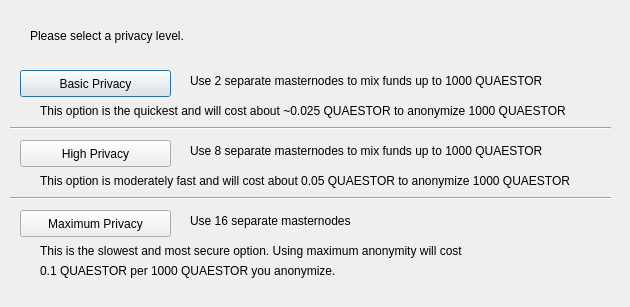
<?xml version="1.0" encoding="UTF-8"?>
<ui version="4.0">
 <class>DarksendConfig</class>
 <widget class="QDialog" name="DarksendConfig">
  <property name="geometry">
   <rect>
    <x>0</x>
    <y>0</y>
    <width>630</width>
    <height>307</height>
   </rect>
  </property>
  <property name="windowTitle">
   <string>Configure Darksend</string>
  </property>
  <widget class="QPushButton" name="buttonBasic">
   <property name="geometry">
    <rect>
     <x>20</x>
     <y>70</y>
     <width>151</width>
     <height>27</height>
    </rect>
   </property>
   <property name="text">
    <string>Basic Privacy</string>
   </property>
  </widget>
  <widget class="QPushButton" name="buttonHigh">
   <property name="geometry">
    <rect>
     <x>20</x>
     <y>140</y>
     <width>151</width>
     <height>27</height>
    </rect>
   </property>
   <property name="text">
    <string>High Privacy</string>
   </property>
  </widget>
  <widget class="QPushButton" name="buttonMax">
   <property name="geometry">
    <rect>
     <x>20</x>
     <y>210</y>
     <width>151</width>
     <height>27</height>
    </rect>
   </property>
   <property name="text">
    <string>Maximum Privacy</string>
   </property>
  </widget>
  <widget class="QLabel" name="label">
   <property name="geometry">
    <rect>
     <x>30</x>
     <y>20</y>
     <width>571</width>
     <height>31</height>
    </rect>
   </property>
   <property name="text">
    <string>Please select a privacy level.</string>
   </property>
  </widget>
  <widget class="QLabel" name="label_2">
   <property name="geometry">
    <rect>
     <x>190</x>
     <y>70</y>
     <width>421</width>
     <height>21</height>
    </rect>
   </property>
   <property name="text">
    <string>Use 2 separate masternodes to mix funds up to 1000 QUAESTOR</string>
   </property>
  </widget>
  <widget class="QLabel" name="label_3">
   <property name="geometry">
    <rect>
     <x>190</x>
     <y>140</y>
     <width>411</width>
     <height>21</height>
    </rect>
   </property>
   <property name="text">
    <string>Use 8 separate masternodes to mix funds up to 1000 QUAESTOR</string>
   </property>
  </widget>
  <widget class="QLabel" name="label_4">
   <property name="geometry">
    <rect>
     <x>190</x>
     <y>210</y>
     <width>421</width>
     <height>21</height>
    </rect>
   </property>
   <property name="text">
    <string>Use 16 separate masternodes</string>
   </property>
  </widget>
  <widget class="QLabel" name="label_6">
   <property name="geometry">
    <rect>
     <x>40</x>
     <y>100</y>
     <width>561</width>
     <height>21</height>
    </rect>
   </property>
   <property name="text">
    <string>This option is the quickest and will cost about ~0.025 QUAESTOR to anonymize 1000 QUAESTOR</string>
   </property>
  </widget>
  <widget class="QLabel" name="label_7">
   <property name="geometry">
    <rect>
     <x>40</x>
     <y>170</y>
     <width>561</width>
     <height>21</height>
    </rect>
   </property>
   <property name="text">
    <string>This option is moderately fast and will cost about 0.05 QUAESTOR to anonymize 1000 QUAESTOR</string>
   </property>
  </widget>
  <widget class="QLabel" name="label_8">
   <property name="geometry">
    <rect>
     <x>40</x>
     <y>240</y>
     <width>561</width>
     <height>21</height>
    </rect>
   </property>
   <property name="text">
    <string>This is the slowest and most secure option. Using maximum anonymity will cost</string>
   </property>
  </widget>
  <widget class="QLabel" name="label_9">
   <property name="geometry">
    <rect>
     <x>40</x>
     <y>260</y>
     <width>561</width>
     <height>21</height>
    </rect>
   </property>
   <property name="text">
    <string>0.1 QUAESTOR per 1000 QUAESTOR you anonymize.</string>
   </property>
  </widget>
  <widget class="Line" name="line">
   <property name="geometry">
    <rect>
     <x>10</x>
     <y>120</y>
     <width>601</width>
     <height>16</height>
    </rect>
   </property>
   <property name="orientation">
    <enum>Qt::Horizontal</enum>
   </property>
  </widget>
  <widget class="Line" name="line_2">
   <property name="geometry">
    <rect>
     <x>10</x>
     <y>190</y>
     <width>601</width>
     <height>16</height>
    </rect>
   </property>
   <property name="orientation">
    <enum>Qt::Horizontal</enum>
   </property>
  </widget>
 </widget>
 <resources/>
 <connections/>
</ui>
